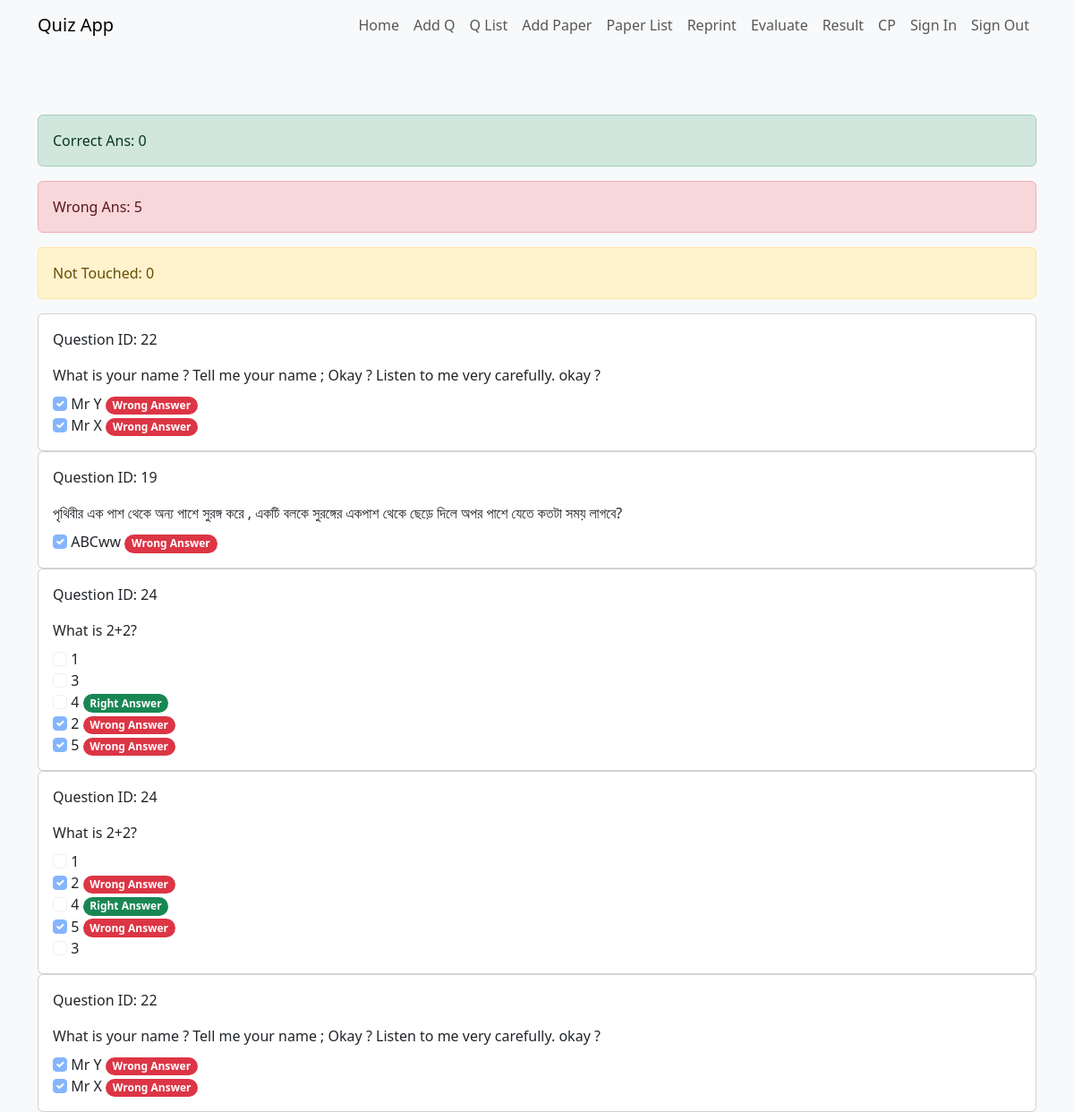
The page /index.php?pagename=evaluate&paper_id=8 (signed in) on the database its author committed.
### tables this page shows
CREATE TABLE IF NOT EXISTS `answers` (
  `id` int NOT NULL AUTO_INCREMENT,
  `question_id` int NOT NULL,
  `user_id` int NOT NULL,
  `answer_text` text NOT NULL,
  `is_correct` tinyint(1) NOT NULL DEFAULT '0',
  `created_at` timestamp NULL DEFAULT CURRENT_TIMESTAMP,
  PRIMARY KEY (`id`)
);

CREATE TABLE IF NOT EXISTS `questions` (
  `id` int NOT NULL AUTO_INCREMENT,
  `user_id` int NOT NULL,
  `question_text` text NOT NULL,
  `created_at` timestamp NULL DEFAULT CURRENT_TIMESTAMP,
  PRIMARY KEY (`id`)
);

### functions.php (the view, shortened to what this page needs)
<?php
function evaluateFun() {
    if (!isLoggedIn()){
        die("Serious Error");
    }
  $paper_id = isset($_GET['paper_id'])  ?$_GET['paper_id']: 0;
  $qry ="";
  if ($paper_id) {
	  if(viewEvaluationRowIdByUserIdAndPaperId(isLoggedIn(),$paper_id)){
		  $eva_id = viewEvaluationRowIdByUserIdAndPaperId(isLoggedIn(),$paper_id);
		  $eva_row =  viewEvaluationRow($eva_id);
		  $qry = $eva_row['Qdata'];;
	  }
     else if (isset($_POST['reprinttext'])){
		 $qry = htmlspecialchars($_POST['reprinttext']);
	 }else{
		 $qry = suffle_qry(qry_from_paper_id($paper_id));
	 }
  }else if(isset($_GET['watch'])){
	  $watch_id  = intval($_GET['watch']) ;
	  $watch = viewEvaluationRow($watch_id);
	  if($watch) {
	  $qry = $watch['Qdata'] ;
	  $eva_id  = $watch_id ;
	  $eva_row = $watch ;
	  }
	 $mode = 1;
  }
  echo "<br>";
	if(isset($_POST['answers'])){
		if(!verifyToken()){die("token error");}
		$answers =   $_POST['answers'];
	}
	else if( isset($eva_id)){
		$answers = json_decode($eva_row['Adata'],true);
	}else{
		$answers = [];
	}
	$mode = isset($_POST['submit'])? 1 : 0 ;
	if(isset($eva_id)){$mode = 1 ;}
	$a = evaluate_paper($qry,$answers,$mode);
	if( isset($eva_id) or isset($_POST['submit'])){
		echo "<div class='alert alert-success' role='alert'>" ;
		echo "Correct Ans: ".$a[1];
		echo "</div>";
		echo "<div class='alert alert-danger' role='alert'>" ;
		echo "Wrong Ans: ".$a[2] ;
		echo "</div>";
		echo "<div class='alert alert-warning' role='alert'>" ;
		echo "Not Touched: ".$a[3] ;
		echo "</div>";
		}
	echo $a[0] ;
}
function evaluate_paper($qry,$answers=[] ,$evaluatemode=0) {
	$num_positive = 0 ;
	$num_negative = 0 ;
	$num_not_answer = 0 ;
	$printdata ="";
    if ($qry) {
        $questions = explode("#", $qry);
        $printdata .=  "<form method='post'>";
        $printdata .= addTokenToForm();;
		$printdata .= "<input type='hidden' name='reprinttext' value='$qry'>";
        foreach ($questions as $question) {
            $data = explode("@", $question);
            $questionId = array_shift($data);
             $isdisabled= $evaluatemode==1? "disabled": "";
			if(getCurrentQuestionText($questionId)){
				$printdata .=  "<div class='card'>";
				$printdata .=  "<div class='card-body'>";
				$printdata .=  "<p>Question ID: $questionId</p>";
				$printdata .=  '  <div class="card-title">';
				$printdata .=  $questionText = getCurrentQuestionText($questionId);
				$printdata .=  ' </div>';
				$pos_ans = 0 ;
				$neg_ans = 0 ;
				foreach ($data as $answerId) {
					$ansdetail = getCurrentAnswerDetails($answerId);
					if($ansdetail){
						$answerText = $ansdetail['answer_text'];
						$isCorrect = $ansdetail['is_correct'];
						$checked = isset($answers[$questionId][$answerId]) ? "checked " : "";
						$printdata .=  "<input type='checkbox' class='form-check-input' id='ck-$questionId-$answerId' name='answers[$questionId][$answerId]' value='$answerId'  $checked  $isdisabled>
						<label for='ck-$questionId-$answerId'>$answerText</label>" ;
						if($isCorrect && $evaluatemode){
							$printdata .= ' <span class="badge rounded-pill text-bg-success"> Right Answer</span>';
						}
						if(!$isCorrect && isset($answers[$questionId][$answerId]))
						{
							 $neg_ans =  1 ;
							 $printdata .= ' <span class="badge rounded-pill text-bg-danger"> Wrong Answer</span>';
						}
							$printdata .=  "<br>";
					}
				}
				 $num_positive += ($neg_ans)==0 ? $pos_ans: 0;
				 $num_negative += $neg_ans;
				$printdata .=  "</div>";
				$printdata .=  "</div>";
			}
        }
        $printdata .=  "</form>";
    } else {
        $printdata .=  "Error: Paper not found.";
    }
	$re = [];
	$re[] = $printdata;
	$re[] = $num_positive;
	$re[] = $num_negative;
	$re[] = $num_not_answer;
	$re[] = $qry;
	$re[] = $answers;
	return $re;
}
function viewEvaluationRowIdByUserIdAndPaperId($uid, $p_id) {
    global $conn;
    $stmt = $conn->prepare("SELECT id FROM evaluation WHERE user_id=? AND paper_id = ?");
    $stmt->bind_param("ii", $uid, $p_id);
    $stmt->execute();
    $result = $stmt->get_result();
    if ($result->num_rows > 0) {
        $row = $result->fetch_assoc();
        return $row['id'];
    } else {
        return false;
    }
}
function viewEvaluationRow($id) {
    global $conn;
    $stmt = $conn->prepare("SELECT * FROM evaluation WHERE id = ?");
    $stmt->bind_param("i", $id);
    $stmt->execute();
    $result = $stmt->get_result();
    if ($result->num_rows > 0) {
        return $result->fetch_assoc();
    } else {
        return false;
    }
}
function generateToken() {
    return bin2hex(random_bytes(32));
}
function addTokenToForm($formName='form') {
    $token1 = generateToken();
    $token2 = generateToken();
    $a =  "<input type='hidden' name='{$formName}_token' value='$token1'>";
    $a .= "<input type='hidden' name='$token1' value='$token2'>";
	return $a ;
}

### config.php (style rules this page uses)
body { background-color: #f8f9fa; }

### rows shown on the page
answers: is_correct "0", answer_text "5"
questions: question_text "What is your name ? Tell me your name ; Okay ? Listen to me very carefully. okay ?"
answers: answer_text "Mr Y"
answers: answer_text "Mr X"
questions: question_text "পৃথিবীর এক পাশ থেকে অন্য পাশে সুরঙ্গ করে , একটি বলকে সুরঙ্গের একপাশ থেকে ছেড়ে দিলে অপর পাশে যেতে কতটা সময় লাগবে?"
answers: answer_text "ABCww"
questions: question_text "What is 2+2?"
answers: answer_text "1"
answers: answer_text "3"
answers: answer_text "4"
answers: answer_text "2"

### other values the page prints
$pageData[1] "Home"
$pageData[1] "Add Q"
$pageData[1] "Q List"
$pageData[1] "Add Paper"
$pageData[1] "Paper List"
$pageData[1] "Reprint"
$pageData[1] "Evaluate"
$pageData[1] "Result"
$pageData[1] "CP"
$pageData[1] "Sign In"
$pageData[1] "Sign Out"
$questionId "22"
$questionId "19"
$questionId "24"
